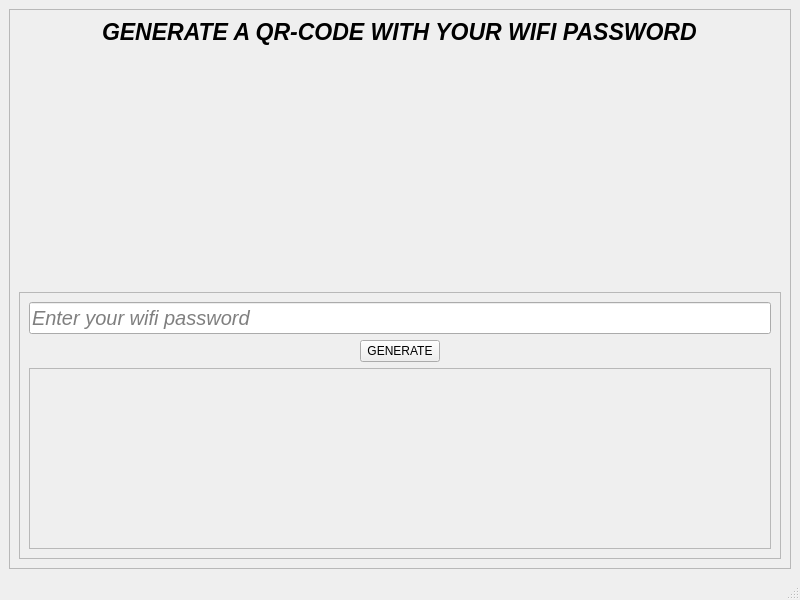
<?xml version="1.0" encoding="UTF-8"?>
<ui version="4.0">
 <class>MainWindow</class>
 <widget class="QMainWindow" name="MainWindow">
  <property name="geometry">
   <rect>
    <x>0</x>
    <y>0</y>
    <width>800</width>
    <height>600</height>
   </rect>
  </property>
  <property name="windowTitle">
   <string>MainWindow</string>
  </property>
  <widget class="QWidget" name="centralwidget">
   <layout class="QGridLayout" name="gridLayout">
    <item row="0" column="0">
     <widget class="QFrame" name="frame">
      <property name="autoFillBackground">
       <bool>false</bool>
      </property>
      <property name="frameShape">
       <enum>QFrame::StyledPanel</enum>
      </property>
      <property name="frameShadow">
       <enum>QFrame::Raised</enum>
      </property>
      <layout class="QVBoxLayout" name="verticalLayout_2">
       <item alignment="Qt::AlignHCenter|Qt::AlignTop">
        <widget class="QLabel" name="label">
         <property name="font">
          <font>
           <family>MS Sans Serif</family>
           <pointsize>17</pointsize>
           <weight>75</weight>
           <italic>true</italic>
           <bold>true</bold>
           <underline>false</underline>
           <strikeout>false</strikeout>
          </font>
         </property>
         <property name="text">
          <string>GENERATE A QR-CODE WITH YOUR WIFI PASSWORD</string>
         </property>
        </widget>
       </item>
       <item>
        <widget class="QFrame" name="frame_2">
         <property name="maximumSize">
          <size>
           <width>16777215</width>
           <height>16777215</height>
          </size>
         </property>
         <property name="baseSize">
          <size>
           <width>0</width>
           <height>0</height>
          </size>
         </property>
         <property name="cursor">
          <cursorShape>PointingHandCursor</cursorShape>
         </property>
         <property name="frameShape">
          <enum>QFrame::StyledPanel</enum>
         </property>
         <property name="frameShadow">
          <enum>QFrame::Raised</enum>
         </property>
         <layout class="QVBoxLayout" name="verticalLayout">
          <item>
           <widget class="QLineEdit" name="passwd_line">
            <property name="font">
             <font>
              <pointsize>15</pointsize>
              <italic>true</italic>
             </font>
            </property>
            <property name="alignment">
             <set>Qt::AlignLeading|Qt::AlignLeft|Qt::AlignVCenter</set>
            </property>
            <property name="placeholderText">
             <string>Enter your wifi password</string>
            </property>
           </widget>
          </item>
          <item alignment="Qt::AlignHCenter">
           <widget class="QPushButton" name="generate_btn">
            <property name="cursor">
             <cursorShape>PointingHandCursor</cursorShape>
            </property>
            <property name="text">
             <string>GENERATE</string>
            </property>
           </widget>
          </item>
          <item>
           <widget class="QFrame" name="qr_image_frame">
            <property name="frameShape">
             <enum>QFrame::StyledPanel</enum>
            </property>
            <property name="frameShadow">
             <enum>QFrame::Raised</enum>
            </property>
           </widget>
          </item>
         </layout>
        </widget>
       </item>
      </layout>
      <zorder>frame_2</zorder>
      <zorder>label</zorder>
     </widget>
    </item>
   </layout>
  </widget>
  <widget class="QMenuBar" name="menubar">
   <property name="geometry">
    <rect>
     <x>0</x>
     <y>0</y>
     <width>800</width>
     <height>31</height>
    </rect>
   </property>
  </widget>
  <widget class="QStatusBar" name="statusbar"/>
 </widget>
 <resources/>
 <connections/>
</ui>
